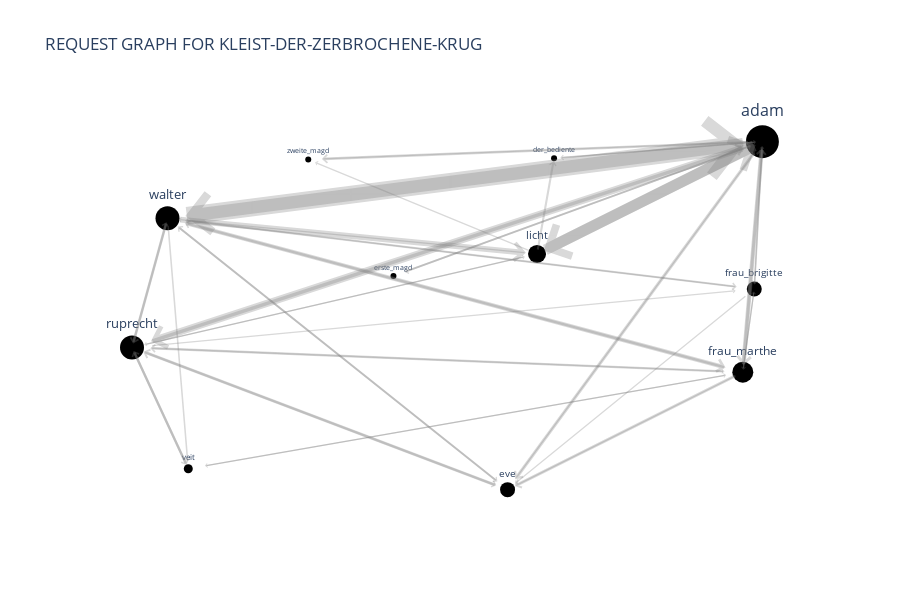

This figure's notebook cell:
### Markdown cell above
## Plot network based on **automated request annotations**

### Code cell
import importlib
importlib.reload(ng)
network = ng.Network(gerdracor_play_id='kleist-der-zerbrochene-krug')
fig1 = network.plot(network_type='request')
